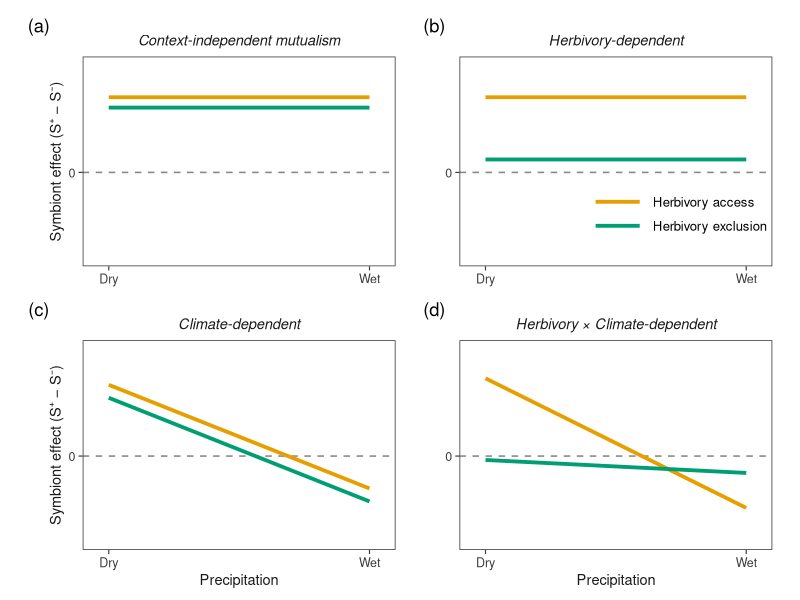
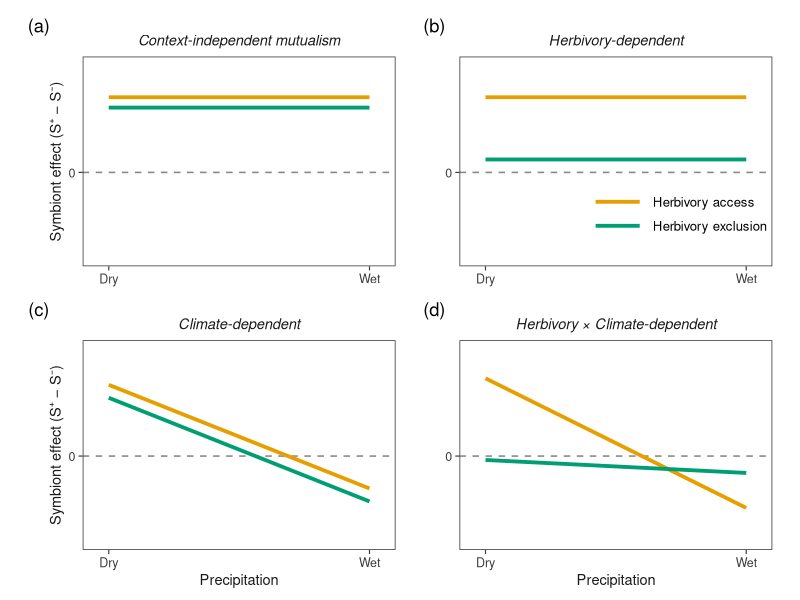

Here is the R script that generated these plots, in order:
library(ggplot2)
library(patchwork)

# ── Palette (colorblind-safe, Ecology Letters compatible) ──────────────────────
COL_HERB <- "#E69F00"
COL_EXCL <- "#009E73"

# ── Shared theme ───────────────────────────────────────────────────────────────
theme_el <- function(show_legend = FALSE) {
  theme_classic(base_size = 11, base_family = "Helvetica") +
    theme(
      # Panel
      panel.background  = element_rect(fill = "white", colour = NA),
      panel.border      = element_rect(colour = "#3C3C3C", fill = NA,
                                       linewidth = 0.55),
      panel.grid        = element_blank(),
      axis.line         = element_blank(),

      # Title – italic, not bold, lighter weight
      plot.title = element_text(
        face   = "italic",
        size   = 10.5,
        hjust  = 0.5,
        margin = margin(b = 5),
        colour = "#1A1A1A"
      ),

      # Axes
      axis.title       = element_text(size = 10.5, colour = "#1A1A1A"),
      axis.text        = element_text(size = 9,    colour = "#3C3C3C"),
      axis.ticks       = element_line(colour = "#3C3C3C", linewidth = 0.4),
      axis.ticks.length = unit(3, "pt"),

      # Legend – bottom of full figure (controlled at plot_annotation level)
      legend.position   = if (show_legend) c(0.70, 0.25) else "none",
      legend.background = element_blank(),
      legend.key        = element_blank(),
      legend.key.width  = unit(1.4, "cm"),
      legend.text       = element_text(size = 9.5, family = "Helvetica"),
      legend.title      = element_blank(),

      # Margins
      plot.margin = margin(6, 8, 4, 8)
    )
}

# ── Panel function ─────────────────────────────────────────────────────────────
make_panel <- function(title,
                       herb_i, herb_s,
                       excl_i, excl_s,
                       show_x      = FALSE,
                       show_y      = FALSE,
                       show_legend = FALSE) {

  x <- seq(0, 1, length.out = 300)

  df <- data.frame(
    x = rep(x, 2),
    y = c(herb_i + herb_s * x,
          excl_i + excl_s * x),
    treatment = rep(c("Herbivory access", "Herbivory exclusion"), each = 300)
  )

  df$treatment <- factor(df$treatment,
                         levels = c("Herbivory access", "Herbivory exclusion"))

  ggplot(df, aes(x = x, y = y,
                 colour   = treatment,
                 linetype = treatment)) +

    # Zero reference line – more visible than before
    geom_hline(yintercept = 0,
               colour    = "#888888",
               linewidth = 0.55,
               linetype  = "dashed") +

    # Slightly thicker lines for print legibility
    geom_line(linewidth = 1.3) +

    scale_colour_manual(
      values = c("Herbivory access"    = COL_HERB,
                 "Herbivory exclusion" = COL_EXCL)
    ) +

    scale_linetype_manual(
      values = c("Herbivory access"    = "solid",
                 "Herbivory exclusion" = "solid")
    ) +

    scale_x_continuous(
      breaks = c(0, 1),
      labels = c("Dry", "Wet"),
      expand = c(0.05, 0.05)
    ) +

    scale_y_continuous(
      breaks = 0,
      labels = "0",
      limits = c(-0.65, 0.82),
      expand = c(0.03, 0.03)
    ) +

    labs(
      title = title,
      x     = if (show_x) "Precipitation" else NULL,
      y     = if (show_y) "Symbiont effect (S\u207a \u2212 S\u207b)" else NULL
    ) +

    theme_el(show_legend = show_legend)
}

# ── Panels ─────────────────────────────────────────────────────────────────────
p1 <- make_panel("Context-independent mutualism",
                 0.58,  0.00,
                 0.50,  0.00,
                 show_y = TRUE)

p2 <- make_panel("Herbivory-dependent",
                 0.58,  0.00,
                 0.10,  0.00,
                 show_legend = TRUE)   # legend pulled to figure bottom below

p3 <- make_panel("Climate-dependent",
                 0.55, -0.80,
                 0.45, -0.80,
                 show_x = TRUE, show_y = TRUE)

p4 <- make_panel("Herbivory \u00d7 Climate-dependent",
                 0.60, -1.00,
                -0.03, -0.10,
                 show_x = TRUE)

# ── Combine ────────────────────────────────────────────────────────────────────
# Extract legend from p2 and place it at the bottom of the combined figure
final <- (p1 | p2) / (p3 | p4) +

  plot_annotation(
    tag_levels = "a",
    tag_prefix = "(",
    tag_suffix = ")",
    theme = theme(
      plot.tag = element_text(
        face   = "bold",
        size   = 11,
        family = "Helvetica",
        colour = "#1A1A1A"
      ),
      plot.tag.position = c(0.01, 0.99)
    )
  ) &

  # Apply consistent spacing across all panels
  theme(plot.margin = margin(6, 10, 4, 10))

# ── Save ───────────────────────────────────────────────────────────────────────
# Update path to your local directory
out_path <- "/Users/jacobmoutouama/Dropbox/Miller Lab/github/endo-range-limits/Figure/conceptual_figure.pdf"

ggsave(out_path,
       plot   = final,
       width  = 8,
       height = 6.0,        # slightly tighter than before
       device = cairo_pdf)

# Also save a high-res PNG for quick preview
ggsave(sub("\\.pdf$", ".png", out_path),
       plot   = final,
       width  = 7.5,
       height = 6.0,
       dpi    = 300)

message("Saved: conceptual_figure.pdf and conceptual_figure.png")
